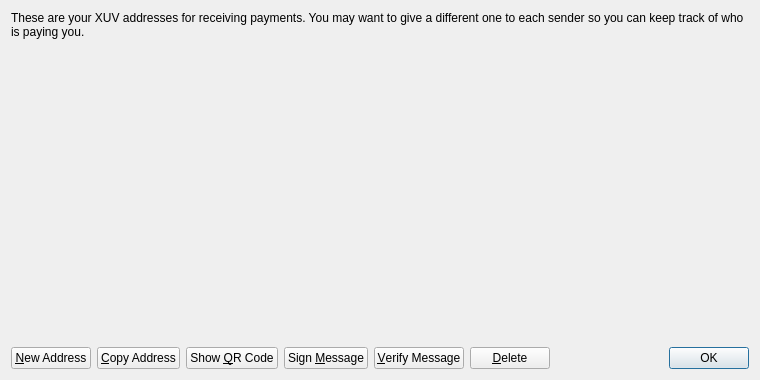
<?xml version="1.0" encoding="UTF-8"?>
<ui version="4.0">
 <class>AddressBookPage</class>
 <widget class="QWidget" name="AddressBookPage">
  <property name="geometry">
   <rect>
    <x>0</x>
    <y>0</y>
    <width>760</width>
    <height>380</height>
   </rect>
  </property>
  <property name="windowTitle">
   <string>Address Book</string>
  </property>
  <layout class="QVBoxLayout" name="verticalLayout">
   <item>
    <widget class="QLabel" name="labelExplanation">
     <property name="text">
      <string>These are your XUV addresses for receiving payments. You may want to give a different one to each sender so you can keep track of who is paying you.</string>
     </property>
     <property name="textFormat">
      <enum>Qt::PlainText</enum>
     </property>
     <property name="wordWrap">
      <bool>true</bool>
     </property>
    </widget>
   </item>
   <item>
    <widget class="QTableView" name="tableView">
     <property name="contextMenuPolicy">
      <enum>Qt::CustomContextMenu</enum>
     </property>
     <property name="toolTip">
      <string>Double-click to edit address or label</string>
     </property>
     <property name="styleSheet">
      <string notr="true">background-color:transparent</string>
     </property>
     <property name="tabKeyNavigation">
      <bool>false</bool>
     </property>
     <property name="selectionMode">
      <enum>QAbstractItemView::SingleSelection</enum>
     </property>
     <property name="selectionBehavior">
      <enum>QAbstractItemView::SelectRows</enum>
     </property>
     <property name="sortingEnabled">
      <bool>true</bool>
     </property>
     <attribute name="verticalHeaderVisible">
      <bool>false</bool>
     </attribute>
    </widget>
   </item>
   <item>
    <layout class="QHBoxLayout" name="horizontalLayout">
     <item>
      <widget class="QPushButton" name="newAddressButton">
       <property name="toolTip">
        <string>Create a new address</string>
       </property>
       <property name="text">
        <string>&amp;New Address</string>
       </property>
      </widget>
     </item>
     <item>
      <widget class="QPushButton" name="copyToClipboard">
       <property name="toolTip">
        <string>Copy the currently selected address to the system clipboard</string>
       </property>
       <property name="text">
        <string>&amp;Copy Address</string>
       </property>
      </widget>
     </item>
     <item>
      <widget class="QPushButton" name="showQRCode">
       <property name="text">
        <string>Show &amp;QR Code</string>
       </property>
      </widget>
     </item>
     <item>
      <widget class="QPushButton" name="signMessage">
       <property name="toolTip">
        <string>Sign a message to prove you own a XUV address</string>
       </property>
       <property name="text">
        <string>Sign &amp;Message</string>
       </property>
      </widget>
     </item>
     <item>
      <widget class="QPushButton" name="verifyMessage">
       <property name="toolTip">
        <string>Verify a message to ensure it was signed with a specified XUV address</string>
       </property>
       <property name="text">
        <string>&amp;Verify Message</string>
       </property>
      </widget>
     </item>
     <item>
      <widget class="QPushButton" name="deleteButton">
       <property name="toolTip">
        <string>Delete the currently selected address from the list</string>
       </property>
       <property name="text">
        <string>&amp;Delete</string>
       </property>
      </widget>
     </item>
     <item>
      <spacer name="horizontalSpacer">
       <property name="orientation">
        <enum>Qt::Horizontal</enum>
       </property>
       <property name="sizeHint" stdset="0">
        <size>
         <width>40</width>
         <height>20</height>
        </size>
       </property>
      </spacer>
     </item>
     <item>
      <widget class="QDialogButtonBox" name="buttonBox">
       <property name="sizePolicy">
        <sizepolicy hsizetype="Maximum" vsizetype="Fixed">
         <horstretch>0</horstretch>
         <verstretch>0</verstretch>
        </sizepolicy>
       </property>
       <property name="standardButtons">
        <set>QDialogButtonBox::Ok</set>
       </property>
      </widget>
     </item>
    </layout>
   </item>
  </layout>
 </widget>
 <resources/>
 <connections/>
</ui>
